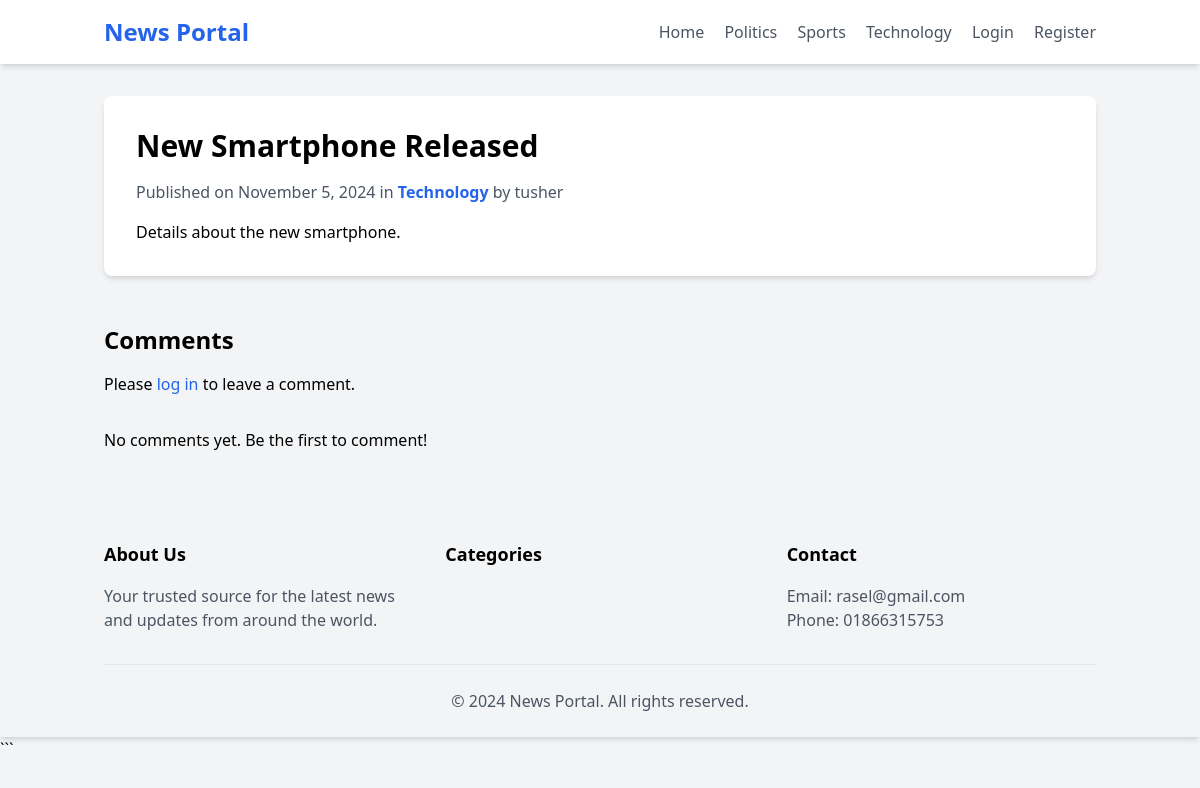
Screenshot of /news.php?id=2 with the database file from the repository.
### tables this page shows
CREATE TABLE categories (
    id INT AUTO_INCREMENT PRIMARY KEY,
    name VARCHAR(100) NOT NULL,
    is_deleted BOOLEAN DEFAULT FALSE,
    created_at TIMESTAMP DEFAULT CURRENT_TIMESTAMP
);

CREATE TABLE news_posts (
    id INT AUTO_INCREMENT PRIMARY KEY,
    title VARCHAR(255) NOT NULL,
    content TEXT NOT NULL,
    author_id INT,
    category_id INT,
    subcategory_id INT,
    is_published BOOLEAN DEFAULT FALSE,
    is_deleted BOOLEAN DEFAULT FALSE,
    created_at TIMESTAMP DEFAULT CURRENT_TIMESTAMP,
    FOREIGN KEY (author_id) REFERENCES users(id),
    FOREIGN KEY (category_id) REFERENCES categories(id),
    FOREIGN KEY (subcategory_id) REFERENCES subcategories(id)
);

CREATE TABLE users (
    id INT AUTO_INCREMENT PRIMARY KEY,
    username VARCHAR(50) UNIQUE NOT NULL,
    email VARCHAR(100) UNIQUE NOT NULL,
    password VARCHAR(255) NOT NULL,
    is_admin BOOLEAN DEFAULT FALSE,
    created_at TIMESTAMP DEFAULT CURRENT_TIMESTAMP
);

### includes/database.php (called while the page is built, shortened)
<?php
function getConnection() {
    static $conn = null;
    if ($conn === null) {
        $conn = new mysqli(DB_HOST, DB_USER, DB_PASS, DB_NAME);
        $conn->set_charset("utf8mb4");
    }
    return $conn;
}
function executeQuery($sql, $params = [], $types = '') {
    $conn = getConnection();
    $stmt = $conn->prepare($sql);
    if ($params) {
        $stmt->bind_param($types, ...$params);
    }
    $stmt->execute();
    return $stmt;
}

### includes/functions.php (called while the page is built, shortened)
<?php
require_once __DIR__ . '/database.php';
function get_news_by_id($id) {
    $sql = "SELECT n.*, c.name as category_name, u.username as author
            FROM news_posts n
            JOIN categories c ON n.category_id = c.id
            JOIN users u ON n.author_id = u.id
            WHERE n.id = ? AND n.is_published = 1 AND n.is_deleted = 0";
    $stmt = executeQuery($sql, [$id], 'i');
    return $stmt->get_result()->fetch_assoc();
}
function get_categories() {
    $sql = "SELECT * FROM categories WHERE is_deleted = 0 ORDER BY name";
    $result = executeQuery($sql)->get_result();
    return $result->fetch_all(MYSQLI_ASSOC);
}
function get_approved_comments($news_id) {
    $sql = "SELECT c.*, u.username
            FROM comments c
            JOIN users u ON c.user_id = u.id
            WHERE c.post_id = ? AND c.is_approved = 1
            ORDER BY c.created_at DESC";
    $stmt = executeQuery($sql, [$news_id], 'i');
    return $stmt->get_result()->fetch_all(MYSQLI_ASSOC);
}

### public/news.php (the view, shortened to what this page needs)
<?php
require_once '../includes/functions.php';
$news_id = isset($_GET['id']) ? intval($_GET['id']) : 0;
$news = get_news_by_id($news_id);
$comments = get_approved_comments($news_id);
?>
<!DOCTYPE html>
<html lang="en">
<head>
    <script src="https://cdn.tailwindcss.com"></script>
</head>
<body class="bg-gray-100">
    <?php include 'templates/header.php'; ?>
    <main class="container mx-auto px-4 py-8">
        <article class="bg-white rounded-lg shadow-md overflow-hidden">
            <div class="p-8">
                <h1 class="text-3xl font-bold mb-4">
                    <?php echo htmlspecialchars($news['title']); ?>
                </h1>
                <div class="text-gray-600 mb-4">
                    Published on <?php echo date('F j, Y', strtotime($news['created_at'])); ?>
                    in <span class="text-blue-600 font-semibold">
                        <?php echo htmlspecialchars($news['category_name']); ?>
                    </span>
                    by <?php echo htmlspecialchars($news['author']); ?>
                </div>
                <div class="prose max-w-none">
                    <?php echo nl2br(htmlspecialchars($news['content'])); ?>
                </div>
            </div>
        </article>
        <section class="mt-12">
            <h2 class="text-2xl font-bold mb-4">Comments</h2>
            <?php if (isset($_SESSION['user_id'])): ?>
                <form action="news.php?id=<?php echo $news_id; ?>" method="post" class="mb-8">
                    <input type="hidden" name="csrf_token" value="<?php echo generate_csrf_token(); ?>">
                    <textarea name="comment" rows="4"
                              class="w-full p-2 border rounded-lg"
                              placeholder="Leave a comment" required></textarea>
                    <button type="submit"
                            class="mt-2 bg-blue-600 text-white px-4 py-2 rounded-lg hover:bg-blue-700">
                        Submit Comment
                    </button>
                </form>
            <?php else: ?>
                <p class="mb-8">
                    Please <a href="login.php" class="text-blue-600 hover:underline">log in</a>
                    to leave a comment.
                </p>
            <?php endif; ?>
            <?php if ($comments): ?>
                <?php foreach ($comments as $comment): ?>
                    <div class="bg-white rounded-lg shadow-md p-4 mb-4">
                        <p class="text-gray-600 mb-2">
                            <?php echo htmlspecialchars($comment['username']); ?> on
                            <?php echo date('F j, Y', strtotime($comment['created_at'])); ?>
                        </p>
                        <p><?php echo nl2br(htmlspecialchars($comment['content'])); ?></p>
                    </div>
                <?php endforeach; ?>
            <?php else: ?>
                <p>No comments yet. Be the first to comment!</p>
            <?php endif; ?>
        </section>
    </main>
    <?php include 'templates/footer.php'; ?>
</body>
</html>

### public/header.php (shortened to what this page needs)
<!DOCTYPE html>
<header class="bg-white shadow-md">
    <nav class="container mx-auto px-4 py-4">
        <div class="flex justify-between items-center">
            <a href="index.php" class="text-2xl font-bold text-blue-600">
                <?php echo SITE_NAME; ?>
            </a>
            <div class="space-x-4">
                <a href="index.php" class="text-gray-600 hover:text-blue-600">Home</a>
                <?php foreach (get_categories() as $category): ?>
                    <a href="category.php?id=<?php echo $category['id']; ?>"
                       class="text-gray-600 hover:text-blue-600">
                        <?php echo htmlspecialchars($category['name']); ?>
                    </a>
                <?php endforeach; ?>
                <?php if (isset($_SESSION['user_id'])): ?>
                    <a href="profile.php" class="text-gray-600 hover:text-blue-600">Profile</a>
                    <a href="logout.php" class="text-gray-600 hover:text-blue-600">Logout</a>
                <?php else: ?>
                    <a href="login.php" class="text-gray-600 hover:text-blue-600">Login</a>
                    <a href="register.php" class="text-gray-600 hover:text-blue-600">Register</a>
                <?php endif; ?>
            </div>
        </div>
    </nav>
</header>

### rows the page displays
categories: name "Politics"
categories: name "Sports"
categories: name "Technology"
news_posts: title "New Smartphone Released", created_at "November 5, 2024", category.name "Technology", author.username "tusher", content "Details about the new smartphone."

### other values shown
SITE_NAME "News Portal"
